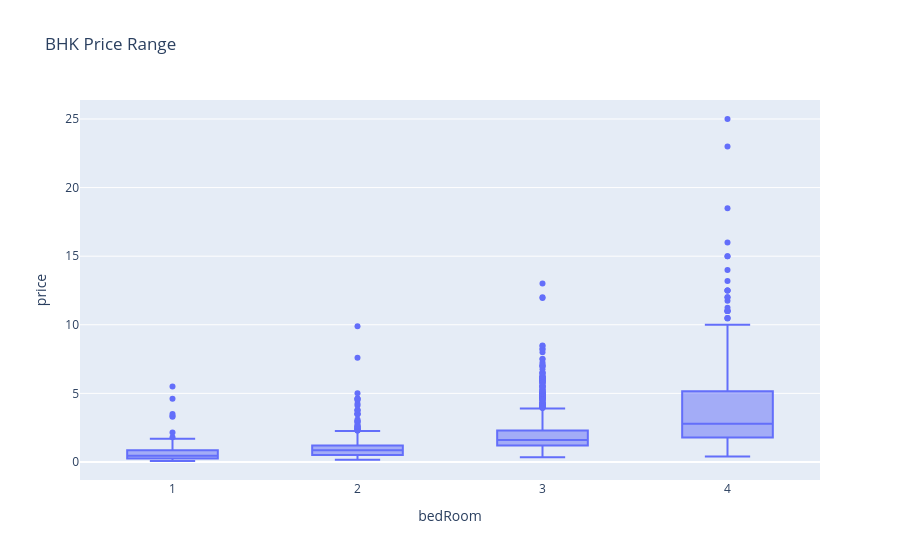

Here is the notebook cell this chart was saved with:
### Code cell
temp_df = df[df["bedRoom"] <= 4]
# Create side-by-side boxplots of the total bill amounts by day
fig = px.box(temp_df, x="bedRoom", y="price", title="BHK Price Range")

# Show the plot
fig.show()

### Figure 1 — Plotly figure (JSON) as saved in the notebook; plotly's stock layout.template omitted (floating-point values rounded to 4 significant figures; data arrays with more than 128 entries replaced by an {"elided": "..."} marker saying what was removed)
{"data": [{"alignmentgroup": "True", "hovertemplate": "bedRoom=%{x}<br>price=%{y}<extra></extra>", "legendgroup": "", "marker": {"color": "#636efa"}, "name": "", "notched": false, "offsetgroup": "", "orientation": "v", "showlegend": false, "type": "box", "x": {"elided": "3256 int values"}, "x0": " ", "xaxis": "x", "y": {"elided": "3256 float values"}, "y0": " ", "yaxis": "y"}], "layout": {"boxmode": "group", "legend": {"tracegroupgap": 0}, "title": {"text": "BHK Price Range"}, "xaxis": {"anchor": "y", "domain": [0, 1], "title": {"text": "bedRoom"}}, "yaxis": {"anchor": "x", "domain": [0, 1], "title": {"text": "price"}}}}
